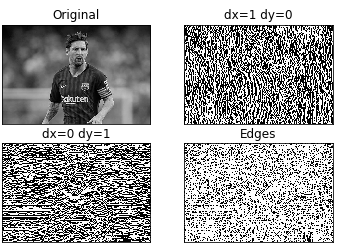

Generate this figure with Python:
import cv2
import matplotlib.pyplot as plt

def main():
    imgpath ='/home/nisnt2411/Downloads/Messi.jpg'  #works fine in unix platforms
    #  path = "\\IMAGEPATH\\IMAGE.jpg"  "works with windows machine"
    img = cv2.imread(imgpath, cv2.IMREAD_GRAYSCALE)
   # img = cv2.cvtColor(img, cv2.COLOR_BGR2RGB)

    edgesx = cv2.Sobel(img, -1, dx=3, dy=0, ksize=11, scale=1,
                       delta=0, borderType=cv2.BORDER_DEFAULT)
    edgesy = cv2.Sobel(img, -1, dx=0, dy=3, ksize=11, scale=1,
                       delta=0, borderType=cv2.BORDER_DEFAULT)
      #above we are multiplying image with the sobel operator to get the edges
    edges = edgesx + edgesy

    output = [img, edgesx, edgesy, edges]
    titles = ['Original', 'dx=1 dy=0', 'dx=0 dy=1', 'Edges']
    
    for i in range(4):
        plt.subplot(2, 2, i+1)
        plt.imshow(output[i], cmap = 'gray')
        plt.title(titles[i])
        plt.xticks([])
        plt.yticks([])
    plt.show()

if __name__ == "__main__":
    main()
